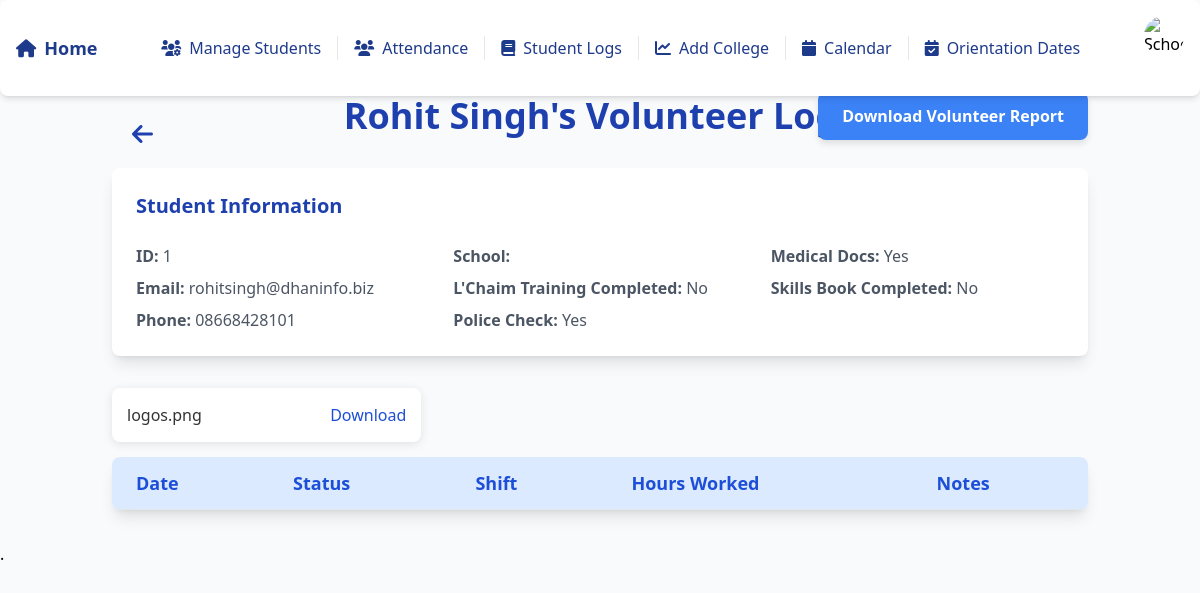
Screenshot of /student/1/logs/ with the database file from the repository.
### students/models.py (models this page shows, shortened)
class StudentProfile(models.Model):
    SHIFT_CHOICES = [
        ('Weekdays', 'Weekdays'),
        ('Weekends', 'Weekends'),
    ]
    WEEKDAYS_CHOICES = [
        ('Monday', 'Monday'),
        ('Tuesday', 'Tuesday'),
        ('Wednesday', 'Wednesday'),
        ('Thursday', 'Thursday'),
        ('Friday', 'Friday'),
    ]
    first_name = models.CharField(max_length=100)
    last_name = models.CharField(max_length=100)
    phone = models.CharField(max_length=15, default='')
    email = models.EmailField(unique=True)
    school = models.CharField(max_length=100)
    college = models.ForeignKey(College, on_delete=models.SET_NULL, null=True, blank=True)
    lchaim_training_completed = models.BooleanField(default=False)
    police_check = models.BooleanField(default=False)
    med_docs = models.BooleanField(default=False)
    hours_requested = models.IntegerField(null=True)
    hours_completed = models.PositiveIntegerField(default=0)
    shift_requested = models.CharField(max_length=10, choices=SHIFT_CHOICES)
    weekdays_selected = models.JSONField(default=list, blank=True)  # Stores selected weekdays as a list
    assigned_shift = models.ForeignKey(Shift, on_delete=models.SET_NULL, null=True, blank=True, related_name="students")
    start_date = models.DateField(null=True)
    end_date = models.DateField(null=True)
    lchaim_orientation_date = models.ForeignKey(OrientationDate, on_delete=models.SET_NULL, null=True, blank=True)
    skills_book_completed = models.BooleanField(default=False)
    comments = models.TextField(blank=True, null=True)
    status = models.CharField(
        max_length=10,
        choices=[('Training', 'Training'), ('Graduated', 'Graduated')],
        default='Training'
    )

class StudentFile(models.Model):
    student = models.ForeignKey(StudentProfile, on_delete=models.CASCADE, related_name="files")
    file = models.FileField(upload_to="student_files/")
    uploaded_at = models.DateTimeField(auto_now_add=True)
    class Meta:
        ordering = ['uploaded_at']

### students/views.py (the view, shortened to what this page needs)
# urls.py: path('student/<int:student_id>/logs/', views.student_details, name='student_details'),
def student_details(request, student_id):
    student = get_object_or_404(StudentProfile, id=student_id)
    volunteer_logs = VolunteerLog.objects.filter(student=student).order_by('date')  # Ascending order
    student_files = StudentFile.objects.filter(student=student)
    filename_pattern = re.compile(r'([^/]+)$')
    for file in student_files:
        match = filename_pattern.search(file.file.name)
        if match:
            print(match.group(0))
            file.file = match.group(0)
    total_hours = 0
    for log in volunteer_logs:
        if log.status == 'Present':
            total_hours += log.hours_worked if log.hours_worked else 7
    return render(request, 'student_details.html', {
        'student': student,
        'volunteer_logs': volunteer_logs,
        'total_hours': total_hours,
        'student_files': student_files
    })

### students/templates/student_details.html (shortened to what this page needs)
<!DOCTYPE html>
<html lang="en">
<head>
    <script src="https://cdn.tailwindcss.com"></script>
</head>
<body class="bg-gray-50">
    {% include 'navbar.html' %}
    <div class="container mx-auto px-6 mt-24">
        <div class="header-container mb-8">
            <button onclick="window.history.back()" class="back-button">
                <i class="fas fa-arrow-left"></i>
            </button>
            <h1 class="text-4xl font-semibold text-blue-800">
                {{ student.first_name }} {{ student.last_name }}'s Volunteer Logs
            </h1>
            <a href="{% url 'download_excel_user_wise' student.id %}" class="download-btn">
                Download Volunteer Report
            </a>
        </div>
        <div class="grid gap-8 mb-8">
            <div class="col-span-1 bg-white p-6 rounded-lg shadow-lg hover:shadow-xl transition duration-300">
                <h3 class="text-xl font-semibold text-blue-800 mb-6">Student Information</h3>
                <div class="grid grid-cols-1 sm:grid-cols-2 lg:grid-cols-3 gap-6">
                    <div class="space-y-2">
                        <p class="text-gray-600"><strong>ID:</strong> {{ student.id }}</p>
                        <p class="text-gray-600"><strong>Email:</strong> {{ student.email }}</p>
                        <p class="text-gray-600"><strong>Phone:</strong> {{ student.phone }}</p>
                    </div>
                    <div class="space-y-2">
                        <p class="text-gray-600"><strong>School:</strong> {{ student.school }}</p>
                        <p class="text-gray-600"><strong>L'Chaim Training Completed:</strong> {{student.lchaim_training_completed|yesno:"Yes,No" }}</p>
                        <p class="text-gray-600"><strong>Police Check:</strong> {{ student.police_check|yesno:"Yes,No" }}</p>
                    </div>
                    <div class="space-y-2">
                        <p class="text-gray-600"><strong>Medical Docs:</strong> {{ student.med_docs|yesno:"Yes,No" }}
                        </p>
                        <p class="text-gray-600"><strong>Skills Book Completed:</strong> {{student.skills_book_completed|yesno:"Yes,No" }}</p>
                    </div>
                </div>
            </div>
        </div>
        <div class="grid grid-cols-1 sm:grid-cols-2 lg:grid-cols-3 gap-6">
            {% for file in student_files %}
            <div class="file-card">
                <span class="file-name">{{ file.file.name }}</span>
                <a href="{% url 'download_file' file.id %}" class="download-link">
                    Download
                </a>
            </div>
            {% empty %}
            <p class="text-gray-600">No files available for download.</p>
            {% endfor %}
        </div>
        <div class="overflow-x-auto bg-white shadow-lg rounded-lg mb-8">
            <table class="min-w-full">
                <thead class="bg-blue-100">
                    <tr class="border-b">
                        <th class="py-3 px-6 text-left text-lg font-semibold text-blue-700">Date</th>
                        <th class="py-3 px-6 text-left text-lg font-semibold text-blue-700">Status</th>
                        <th class="py-3 px-6 text-left text-lg font-semibold text-blue-700">Shift</th>
                        <th class="py-3 px-6 text-left text-lg font-semibold text-blue-700">Hours Worked</th>
                        <th class="py-3 px-6 text-left text-lg font-semibold text-blue-700">Notes</th>
                    </tr>
                </thead>
            </table>
        </div>
    </div>
.
</body>
</html>

### students/templates/student_details.html (style rules this page uses)
.back-button { position: absolute; top: 20px; left: 20px; background-color: transparent; color: #1E40AF; font-size: 24px; border: none; cursor: pointer; transition: transform 0.3s; }
.header-container { position: relative; text-align: center; }
.download-btn { position: absolute; top: 50%; right: 0; transform: translateY(-50%); background-color: #3B82F6; padding: 12px 24px; color: white; font-size: 16px; font-weight: 600; border-radius: 8px; box-shadow: 0 4px 6px rgba(0, 0, 0, 0.1); }
.file-card { display: flex; justify-content: space-between; align-items: center; background-color: #fff; border-radius: 8px; padding: 15px; margin-bottom: 15px; box-shadow: 0 2px 10px rgba(0, 0, 0, 0.1); transition: transform 0.2s, box-shadow 0.2s; }
.file-name { font-size: 16px; color: #333; }
.download-link { color: #1D4ED8; font-weight: 500; text-decoration: none; transition: color 0.3s; }

### rows the page displays
StudentProfile: first_name "Rohit", last_name "Singh", id "1", email "rohitsingh@dhaninfo.biz", phone "08668428101", lchaim_training_completed "No", police_check "Yes", med_docs "Yes", skills_book_completed "No"
StudentFile: file.name "logos.png"
